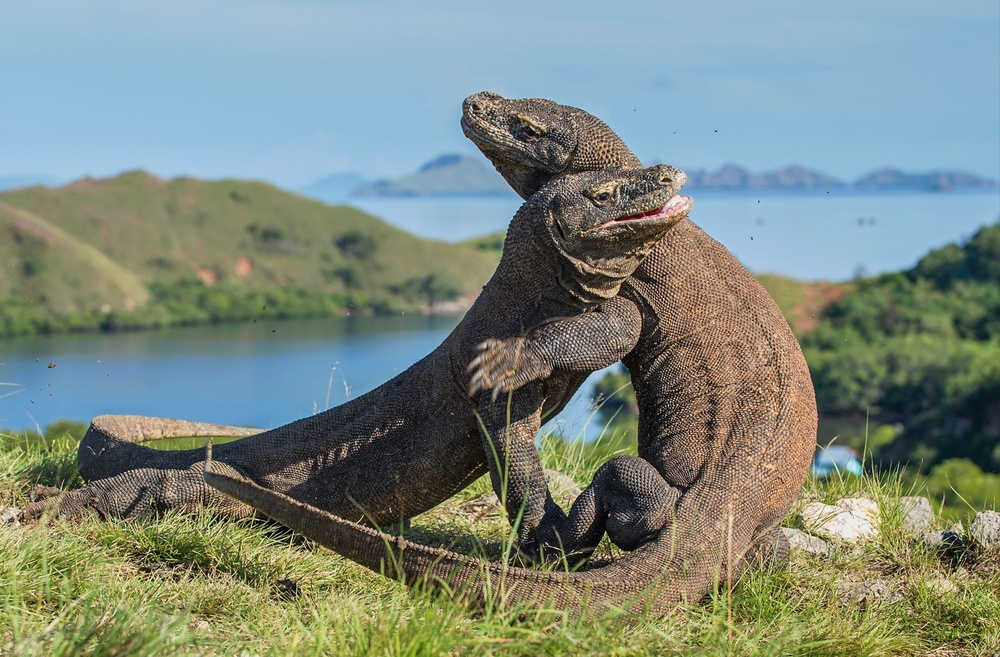
#> input picture exercises/Ch04/04_07/komodo.jpg, 1000 x 657 px, shrunk from 1372 x 902 before the run
$ jupyter execute 'Challenge Ch04.ipynb'   (shell and % lines are left out)
#> lines starting #> are read from the running program, lines starting #| are printed output that depends on the picture
# Create your own Convolution Filter

Complete the following tasks to experiment with convolution filters.

[cell 1]
# Don't modify this cell, just run it.

import numpy as np
import matplotlib.pyplot as plt
import cv2
from EC_CV import *
from matplotlib import rcParams

rcParams['figure.figsize'] = (10, 8)

[cell 2]
# Task #1: Print a color image
#
# Copy an image file of your own in this folder,
# open it and display it.

# Write your code here

img = plt.imread('komodo.jpg')
#> img is the input picture: shape (657, 1000, 3); mean R, G, B 124.1, 137, 127.6
img = cv2.cvtColor(img, cv2.COLOR_RGB2GRAY)
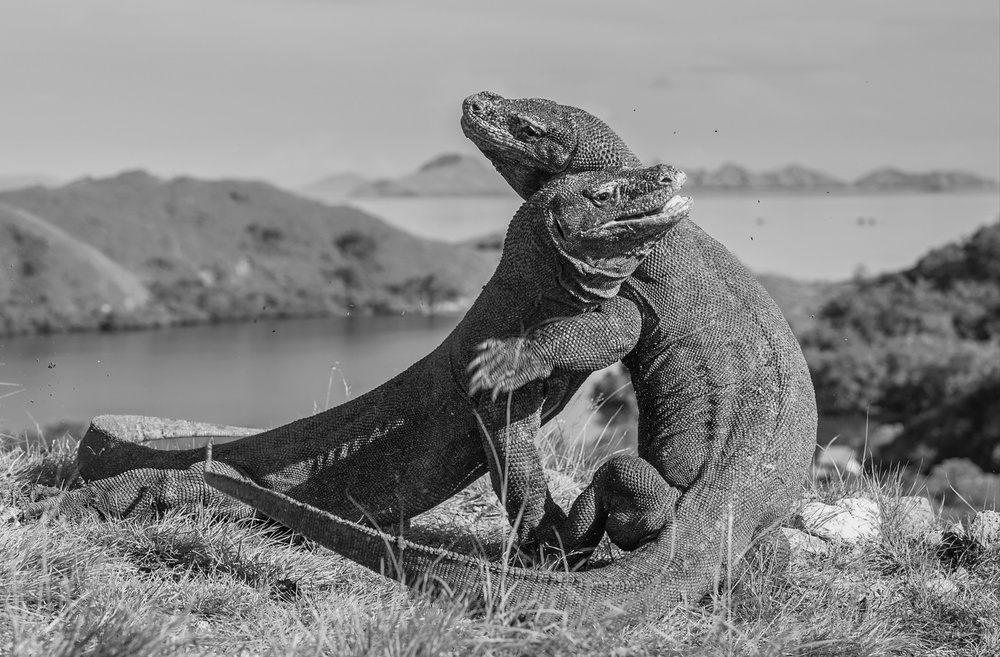
#> img: shape (657, 1000); min 0, max 251, mean 132.1
plt.imshow(img,cmap='gray')

[cell 3]
# Task #2: Create your Own Kernel.
#
# In this cell, try your hand at coming up with a kernel with some logic
# in its values, and try to predict how it will behave.
# Your kernel's sizes may be 3x3, 5x5 or 7x7.


# Modify this kernel definition
kernel = np.matrix([[2,  1,  0],
                    [1,  0, -1],
                    [0, -1, -2]])

[cell 4]
# Run this cell to test your kernel
# Don't modify this cell, just run it

filtered1 = cv2.filter2D(src=img, ddepth=-1, kernel=kernel)
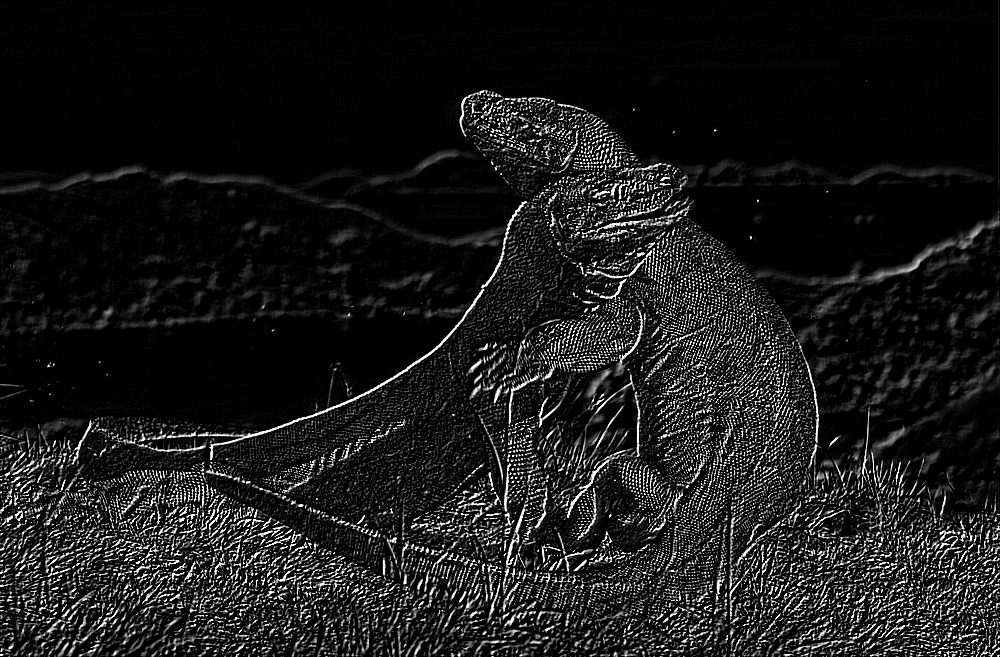
#> filtered1: shape (657, 1000); min 0, max 255, mean 25.2
rcParams['figure.figsize'] = 20,8

# display images
fig, ax = plt.subplots(1,2)
ax[0].imshow(img,cmap='gray')
ax[1].imshow(filtered1,cmap='gray')
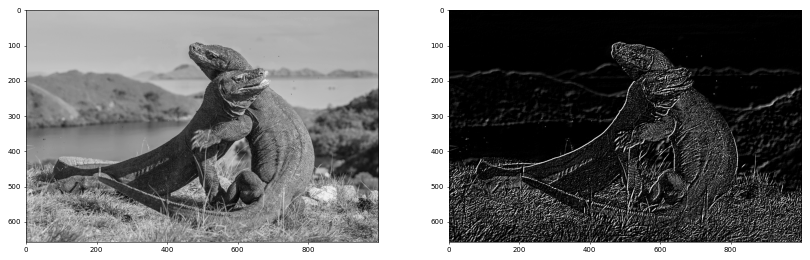
#> figure drawn by matplotlib, 2 panels

[cell 5]
# Task #3: Create a second kernel
#
# Now try to come up with a second kernel.
# You may want to perform something related to the first kernel,
# or maybe something totally different.
#
# Here's the same code as before for you to modify the kernel.


# Modify this kernel definition
kernel = np.matrix([[0, -1, -2],
                    [1,  0, -1],
                    [2,  1,  0]])

filtered2 = cv2.filter2D(src=img, ddepth=-1, kernel=kernel)
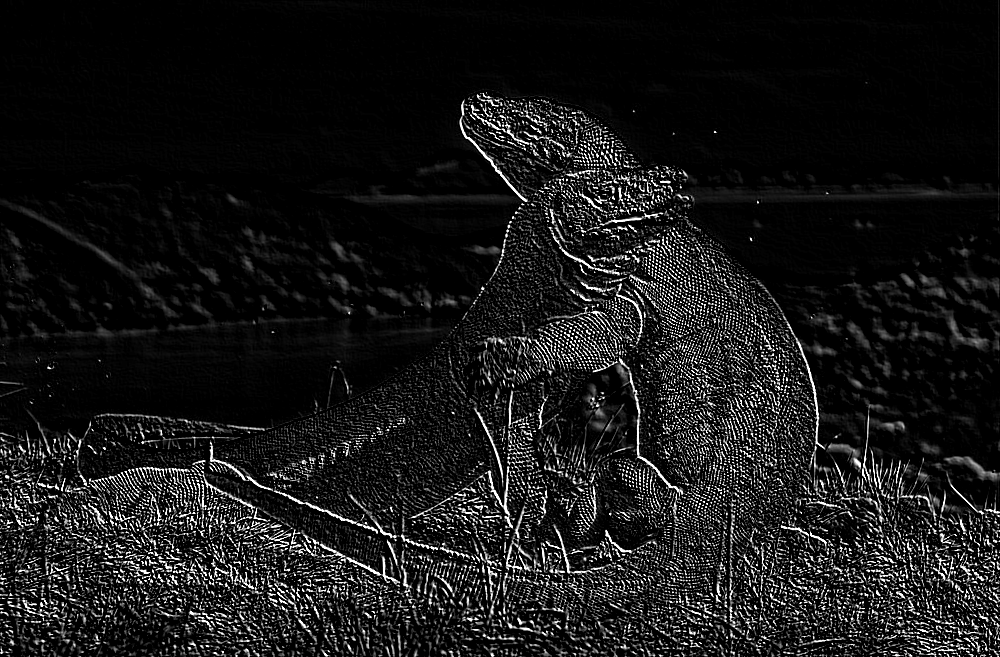
#> filtered2: shape (657, 1000); min 0, max 255, mean 23.9
rcParams['figure.figsize'] = 20,8

# display images
fig, ax = plt.subplots(1,2)
ax[0].imshow(img,cmap='gray')
ax[1].imshow(filtered2,cmap='gray')

[cell 6]
# Now let's see the two images side by side

fig, ax = plt.subplots(1,2)
ax[0].imshow(filtered1,cmap='gray')
ax[1].imshow(filtered2,cmap='gray')
